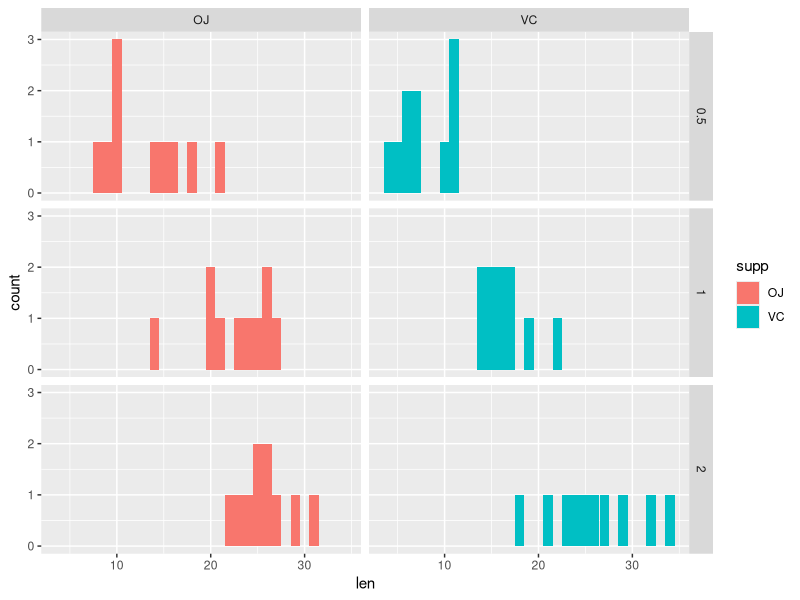

Recreate this plot in R. (Note: this script raises an error after producing the figure.)
library(ggplot2)
data(ToothGrowth)


ToothGrowth$dose <-as.factor(ToothGrowth$dose)

ggplot(ToothGrowth) +
    geom_histogram(binwidth = 1, aes(x = len, fill = supp)) + 
    facet_grid(dose ~ supp)


t.test(len ~ supp, paired = F, data = ToothGrowth[ToothGrowth$dose == 0.5,])
t.test(len ~ supp, paired = F, data = ToothGrowth[ToothGrowth$dose == 1,])
t.test(len ~ supp, paired = F, data = ToothGrowth[ToothGrowth$dose == 2,])

t.test(len ~ dose, paired = F, data = ToothGrowth)
